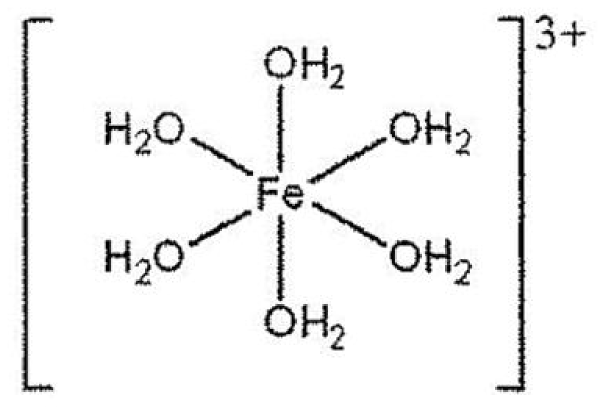
#> input picture San_Pham/images_crop_de24/p1_cau16_fe_oh2_6.png, 1212 x 830 px, given in place of page_105.png, which was not available (shown at 1/2 size)
$ python test_crop_de24.py
#> lines starting #> are read from the running program, lines starting #| are printed output that depends on the picture; pictures that were not available may be replaced by others from this repository, and a replacement may not be noted
import os
from PIL import Image

CROP_DIR = "San_Pham/images_crop_de24"
os.makedirs(CROP_DIR, exist_ok=True)

# Page dimensions in XML: w=595, h=841
# Rendered image size: w=5000, h=7069
scale_x = 5000.0 / 595.0
scale_y = 7069.0 / 841.0

def crop_box(page_num, l, t, w, h, out_name):
#> called with page_num = 105, l = 150, t = 435, w = 290, h = 110, out_name = 'p1_cau16_fe_oh2_6.png'
    img_path = f"scratch/de24_pages/page_{page_num}.png"
    im = Image.open(img_path)
#> im is the input picture: PIL image 1212x830 RGB; min 0, max 255, mean 242.1
    x1 = int(l * scale_x)
    y1 = int(t * scale_y)
    x2 = int((l + w) * scale_x)
    y2 = int((t + h) * scale_y)
    cropped = im.crop((x1, y1, x2, y2))
#> cropped: PIL image 2437x924 RGB; every value is 0
    out_path = os.path.join(CROP_DIR, out_name)
    cropped.save(out_path)
    print(f"Cropped {out_name}: box=({x1},{y1},{x2},{y2}), size={cropped.size}")
#| Cropped p1_cau16_fe_oh2_6.png: box=(1260,3656,3697,4580), size=(2437, 924)

# 1. Page 105: Cau 16 Phuc chat [Fe(OH2)6]3+
# t=421 to 543
crop_box(105, 150, 435, 290, 110, "p1_cau16_fe_oh2_6.png")

# 2. Page 106: Cau 1 Part II - Quy trinh Kroll
# t=143 to 395
crop_box(106, 50, 145, 500, 250, "p2_cau1_quy_trinh_kroll.png")
#> call 2 of crop_box, with page_num = 106, l = 50, t = 145, w = 500, h = 250, out_name = 'p2_cau1_quy_trinh_kroll.png'
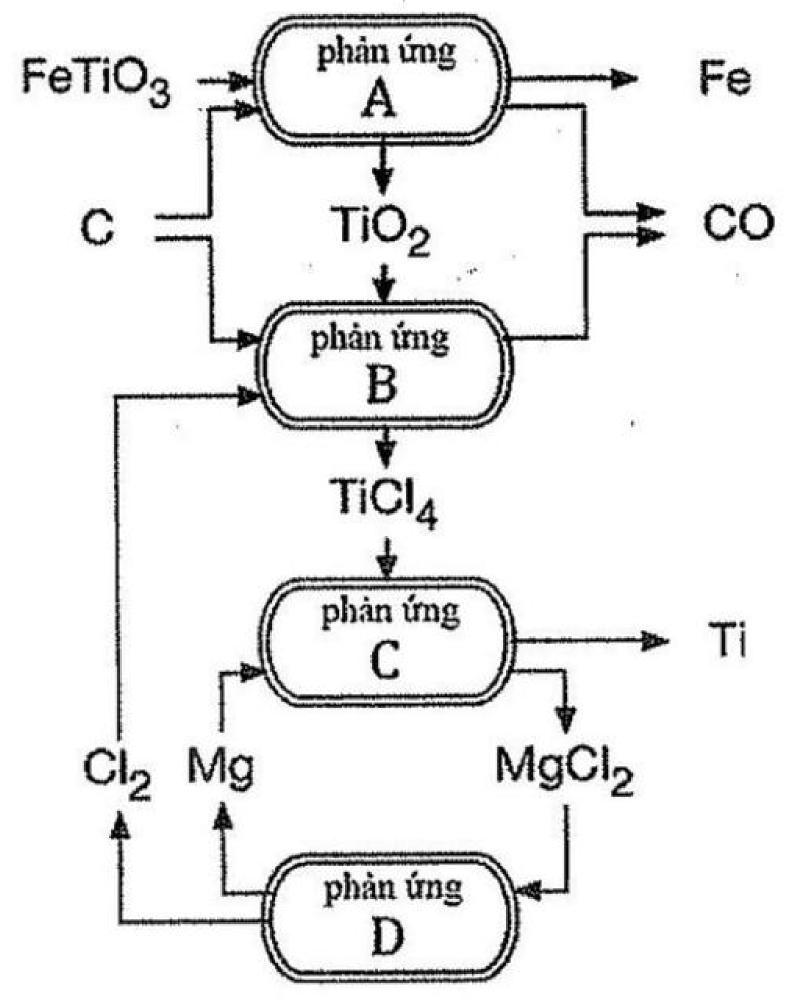
#> input picture San_Pham/images_crop_de24/p2_cau1_quy_trinh_kroll.png, 1581 x 2000 px, given in place of page_106.png, which was not available (shown at 1/2 size)
#> in crop_box, im is the input picture: PIL image 1581x2000 RGB; min 0, max 255, mean 236
#> in crop_box (call 2), `cropped = im.crop((x1, y1, x2, y2))`:
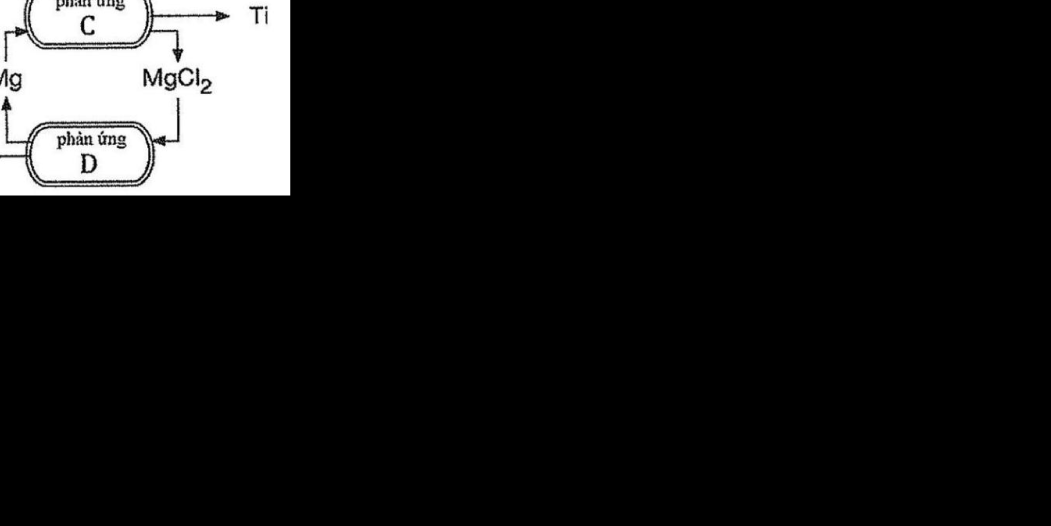
#> cropped: PIL image 4201x2102 RGB (shown at 1/4 size); min 0, max 255, mean 23.9
#| Cropped p2_cau1_quy_trinh_kroll.png: box=(420,1218,4621,3320), size=(4201, 2102)

# 3. Page 107: Cau 4 Part II - Phuc chat A va B
# t=77 to 260
crop_box(107, 50, 95, 500, 160, "p2_cau4_phuc_A_B.png")
#> call 3 of crop_box, with page_num = 107, l = 50, t = 95, w = 500, h = 160, out_name = 'p2_cau4_phuc_A_B.png'
#> in crop_box (call 3), `cropped = im.crop((x1, y1, x2, y2))`:
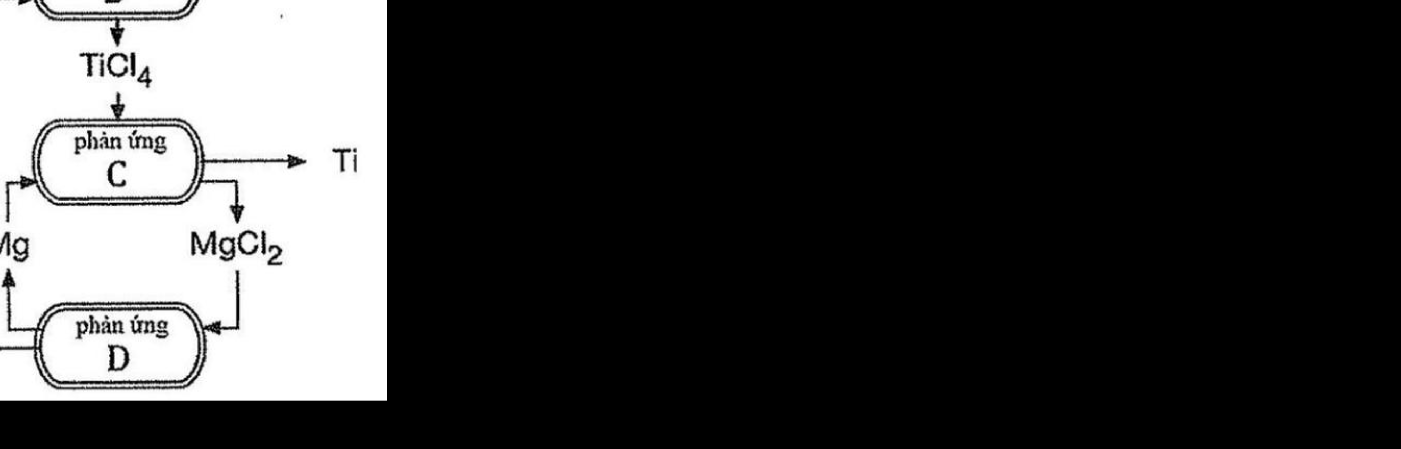
#> cropped: PIL image 4201x1345 RGB (shown at 1/3 size); min 0, max 255, mean 58.1
#| Cropped p2_cau4_phuc_A_B.png: box=(420,798,4621,2143), size=(4201, 1345)

# 4. Page 107: Cau 1 Part III - Cau truc [Co(NH3)4Cl2]+
# t=360 to 480
crop_box(107, 120, 375, 360, 110, "p3_cau1_co_nh3_4_cl2.png")
#> in crop_box (call 4), `cropped = im.crop((x1, y1, x2, y2))`: cropped: PIL image 3025x924 RGB; every value is 0
#| Cropped p3_cau1_co_nh3_4_cl2.png: box=(1008,3152,4033,4076), size=(3025, 924)
